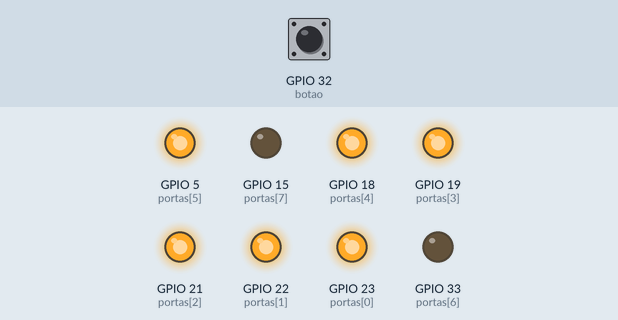
Simulated run of this sketch. Board: ESP32. Parts: output pins drawn as LEDs (lit = HIGH). The test bench sets the inputs (shaded band); at power-on: GPIO 32 (botao) HIGH.

Above: at 1.2 s.
1.3 s: GPIO 32 (botao) pulled LOW for 0.15 s
At 1.7 s:
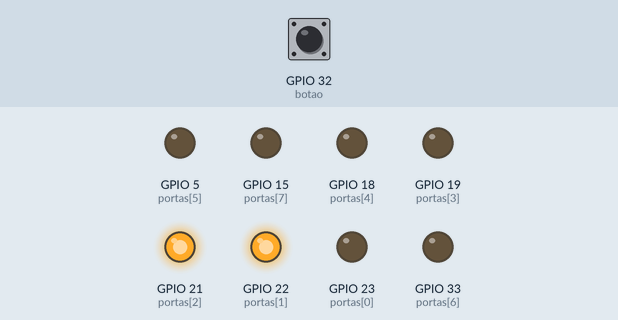
2.9 s: GPIO 32 (botao) pulled LOW for 1 s
At 4.1 s:
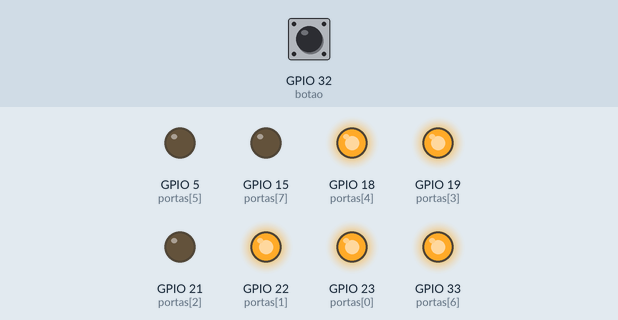
5.4 s: GPIO 32 (botao) pulled LOW for 0.15 s
At 6.0 s:
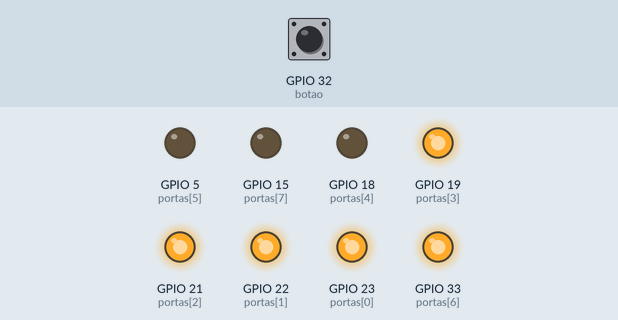
7.0 s: GPIO 32 (botao) pulled LOW for 3.2 s
At 8.4 s:
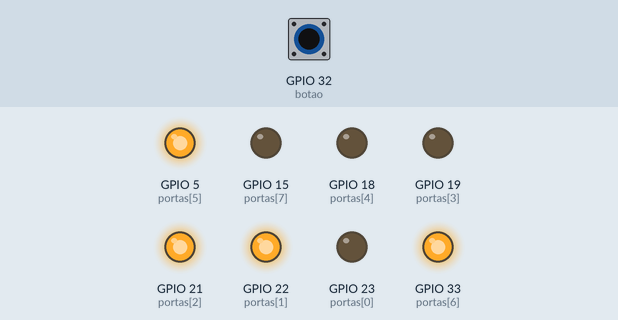
11.7 s: GPIO 32 (botao) pulled LOW for 0.15 s
At 12.0 s:
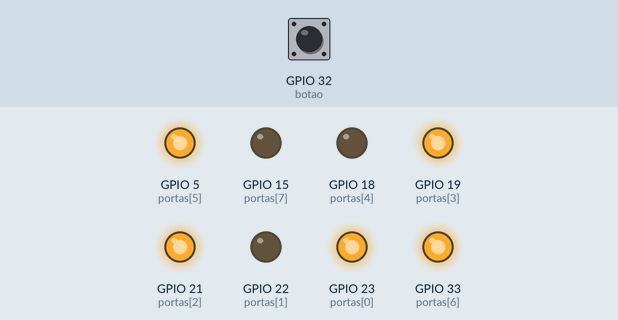
13.3 s: GPIO 32 (botao) pulled LOW for 1 s
At 14.4 s:
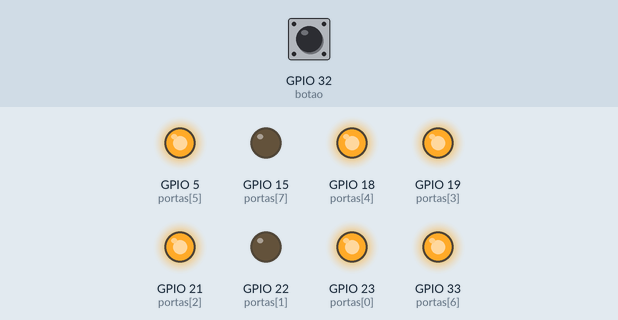
Timing chart, 0 to 16.3 s (numbered marks = the images above; inputs shaded):
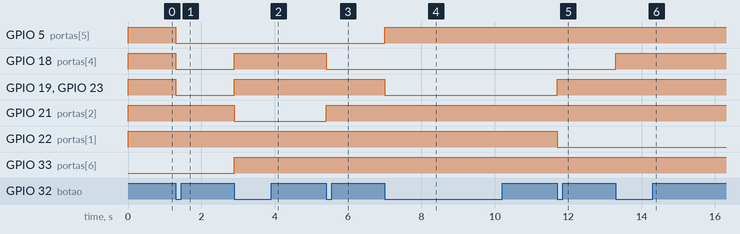

Measured:
- after the input at 1.3 s, GPIO 5 (portas[5]), GPIO 18 (portas[4]), GPIO 19 (portas[3]), GPIO 23 (portas[0]): HIGH → LOW at once
- after the input at 2.9 s, GPIO 18 (portas[4]), GPIO 19 (portas[3]), GPIO 23 (portas[0]), GPIO 33 (portas[6]): LOW → HIGH at once; GPIO 21 (portas[2]): HIGH → LOW at once
- after the input at 5.4 s, GPIO 18 (portas[4]): HIGH → LOW at once; GPIO 21 (portas[2]): LOW → HIGH at once
- after the input at 7.0 s, GPIO 5 (portas[5]): LOW → HIGH at once; GPIO 19 (portas[3]), GPIO 23 (portas[0]): HIGH → LOW at once
- after the input at 11.7 s, GPIO 19 (portas[3]), GPIO 23 (portas[0]): LOW → HIGH at once; GPIO 22 (portas[1]): HIGH → LOW at once
- after the input at 13.3 s, GPIO 18 (portas[4]): LOW → HIGH at once

The sketch:

display_7seg_arrays.ino
```cpp
//exemplo de codigo no esp32 usando um display de 7 segmentos, usando a estrutura de repetição for com arrays


#define botao 32
byte portas[8] = {23,22,21,19,18,5,33,15};   //array dos pinos do display
int numero = 0;
bool botaoAnt = HIGH;

byte displayConfig[11][8] = { //array pra guardar os digitos do display de 7 segmentos
  {1,1,1,1,1,1,0,0}, //0
  {0,1,1,0,0,0,0,0},//1
  {1,1,0,1,1,0,1,0},//2
  {1,1,1,1,0,0,1,0},//3
  {0,1,1,0,0,1,1,0},//4
  {1,0,1,1,0,1,1,0},//5
  {1,0,1,1,1,1,1,0},//6
  {1,1,1,0,0,0,0,0},//7
  {1,1,1,1,1,1,1,0},//8
  {1,1,1,1,0,1,1,0},//9
  {0,0,0,0,0,0,0,0}//dp
};

void setup() {
  pinMode(botao,INPUT_PULLUP);
  for(int i = 0;i <8;i++){ //loop for com array pra definir os pinos como saida
    pinMode(portas[i],OUTPUT);
  }


}

void loop() {
  //detecta quando o botao esta pressionado
  bool leitura = digitalRead(botao);
  if(leitura == LOW && botaoAnt == HIGH){
    numero++;
    if(numero > 9){
      numero = 0;
    }
  }
  botaoAnt = leitura;

  //array pra percorrer as portas do display e ligar ou desligar conforme os leds do display, dentro da array display config.
  for(int dp = 0; dp < 8; dp++){
    digitalWrite(portas[dp], displayConfig[numero][dp]);
  }
}
```
